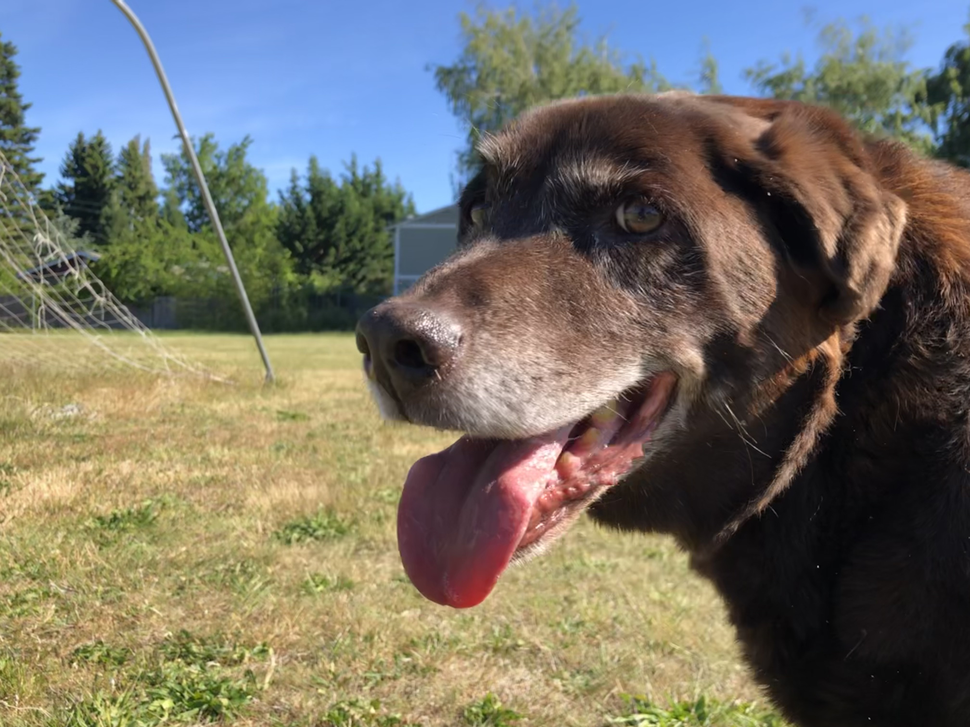
#> input picture images/willy_ground_truth.png, 970 x 727 px, shrunk from 4032 x 3024 before the run
$ python main.py
#> lines starting #> are read from the running program, lines starting #| are printed output that depends on the picture; long printed decimals are rounded
### classes/image.py
import cv2
import numpy as np

#demo designed for images in the RGB color space
class Image:
    #constructor
    def __init__(self, imagepath):
        #a cv2 image object for the image
#> called with imagepath = 'images/willy_ground_truth.png'
        self.image = cv2.imread(imagepath)
#> self.image is the input picture: shape (727, 970, 3); mean B, G, R 103, 113.8, 117.6

        #an array representation of the array
        self.image_array = self.create_image_array()

        #set to 3 by default b/c demo is designed for RGB
        self.channels = 3

        #3D array containing the windows/patches of the image
        self.windows = self.extract_windows()

    #converts color space and creates an array version of the image
    def create_image_array(self):
        # Convert BGR to RGB (if needed)
        rgb_image = cv2.cvtColor(self.image, cv2.COLOR_BGR2RGB)

        # Convert the cv2 image instance to a NumPy array
        return np.array(rgb_image)

    #extracts 4 regions from image and stores them in windows
    def extract_windows(self):
        # Get the height and width of the image
        height, width = self.image.shape[:2]
#> height = 727; width = 970

        #define window size
        window_width = int(np.ceil(width / 2))
#> window_width = 485
        window_height = int(np.ceil(height / 2))
#> window_height = 364

        #pad image w/ 0's to be able to split image into 4 (window_height x window_width) regions
        pad_x = (2*window_width - width)
#> pad_x = 0
        pad_y = (2*window_height - height)
#> pad_y = 1
        padded_image = np.pad(self.image_array, ((0, pad_y), (0, pad_x), (0, 0)), mode='constant', constant_values=0)

        #fetch dimensions of padded image
        padded_height, padded_width = padded_image.shape[:2]
#> padded_height = 728; padded_width = 970

        # Initialize the windows array
        windows = np.empty((4, window_height, window_width, 3))

        curr_window = 0
        for y in range(0, padded_height, window_height):
            for x in range(0, padded_width, window_width):
                windows[curr_window] = padded_image[y:y+window_height, x:x+window_width]
                curr_window += 1
#> after the loop, curr_window = 4
#> call 2 of __init__, with imagepath = 'images/willy_pixelated.png'
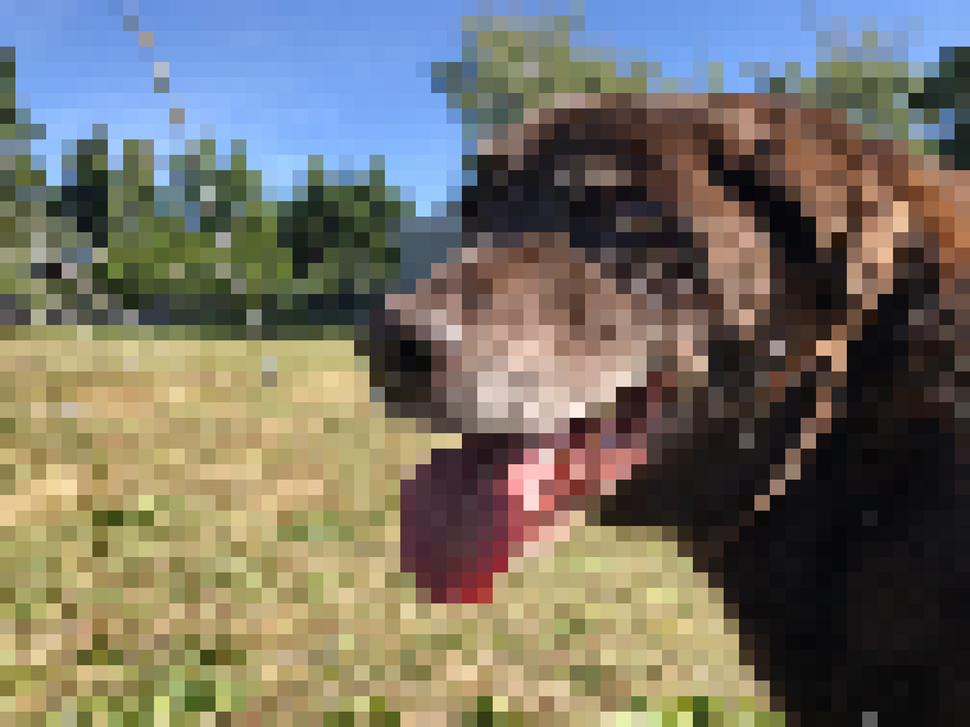
#> input picture images/willy_pixelated.png, 970 x 727 px, shrunk from 4032 x 3024 before the run
#> in __init__, self.image is the input picture: shape (727, 970, 3); mean B, G, R 103.1, 113.9, 117.7

        return windows

    #for testing
    def save_windows(self, name):
#> called with name = 'ground_truth'
        window_num = 0
        for window in self.windows:
            #convert to uint8
            window_8bit = window.astype(np.uint8)
            cv2.imwrite(f"windows/{name}_window{window_num+1}.png", cv2.cvtColor(window_8bit, cv2.COLOR_RGB2BGR))
            window_num += 1
#> this loop made 4 passes
#> pass 1, in save_windows, `cv2.imwrite(f"windows/{name}_window{window_num+1}.png", cv2.cvtColor(w..`:
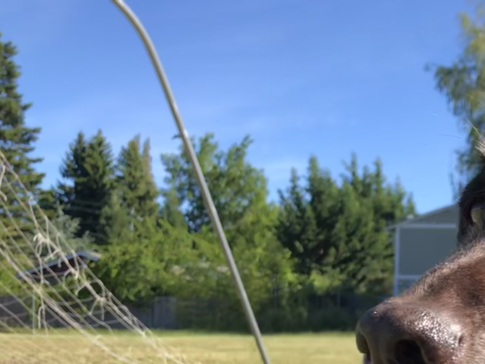
#> saved as ground_truth_window1.png: shape (364, 485, 3); mean B, G, R 149, 131.1, 109
#> after the loop:
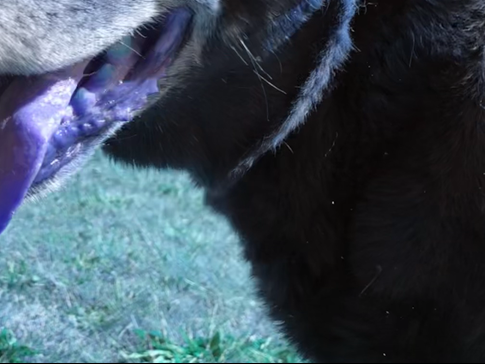
#> window_8bit: shape (364, 485, 3); mean of channels 0, 1, 2 90.1, 77.5, 62.4; drawn as B, G, R
#> after the loop, window_num = 4
#> call 2 of save_windows, with name = 'regenerated'
#> the loop in save_windows (call 2), `for window in self.windows:` made 4 passes
#> pass 1, in save_windows (call 2), `window_8bit = window.astype(np.uint8)`:
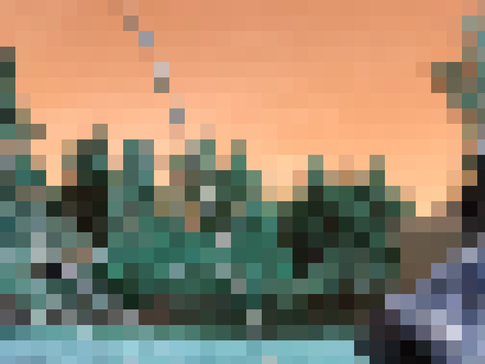
#> window_8bit: shape (364, 485, 3); mean of channels 0, 1, 2 108.9, 130.9, 148.7; drawn as B, G, R
#> pass 1, in save_windows (call 2), `cv2.imwrite(f"windows/{name}_window{window_num+1}.png", cv2.cvtColor(w..`:
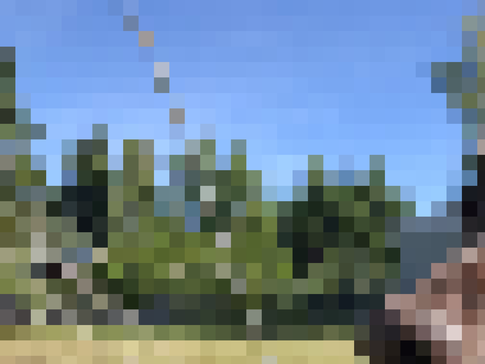
#> saved as regenerated_window1.png: shape (364, 485, 3); mean B, G, R 148.7, 130.9, 108.9
#> pass 2, in save_windows (call 2), `cv2.imwrite(f"windows/{name}_window{window_num+1}.png", cv2.cvtColor(w..`:
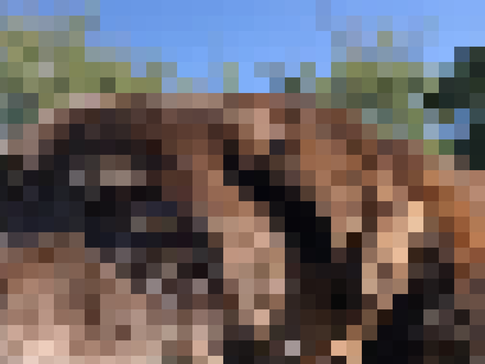
#> saved as regenerated_window2.png: shape (364, 485, 3); mean B, G, R 97.8, 96.2, 103.7
#> after the loop in save_windows (call 2), `for window in self.windows:`:
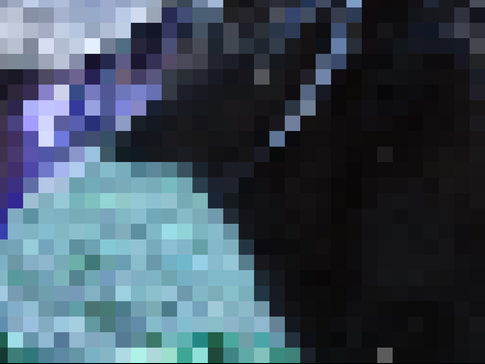
#> window_8bit: shape (364, 485, 3); mean of channels 0, 1, 2 90, 77.4, 62.4; drawn as B, G, R

### classes/ssim.py
from classes.image import Image
import numpy as np

class SSIM:
    # constructor
    def __init__(self, alpha=1, beta=1, gamma=1, K1=0.01, K2=0.03):
        self.alpha = alpha
        self.beta = beta
        self.gamma = gamma

        # since demo is for RGB images, L = 255
        self.C1 = (K1 * 255) ** 2
        self.C2 = (K2 * 255) ** 2
        self.C3 = self.C2 / 2

        self.ssim_map = np.zeros((2,2))

    # designed for images split into 4 windows
    def MSSIM(self, gt_hr, regen_hr):
        ssim_sum = 0.0

        # compute SSIM for each window of the input signals
        for i in range(4):
            window_SSIM = self.SSIM(gt_hr.windows[i], regen_hr.windows[i])
            ssim_sum += window_SSIM

            #fetching indeces of the SSIM map
            map_y = 1 if i > 1 else 0
            map_x = 1 if i % 2 != 0 else 0

            self.ssim_map[map_y, map_x] = window_SSIM
#> this loop made 4 passes
#> (window_SSIM, ssim_sum) on passes 1 to 4: (0.888, 0.888), (0.909, 1.8), (0.74, 2.54), (0.941, 3.48)
#> after the loop, self.ssim_map = [[0.888, 0.909], [0.74, 0.941]]; ssim_sum = 3.48

        self.mssim_val = (ssim_sum / 4)
#> self.mssim_val = 0.869

    def SSIM(self, gt_window, regen_window):
        ssim_sum = 0.0

        # calculate per channel average SSIM
        for i in range(3):
            ssim_sum += self.per_channel_SSIM(gt_window[:, :, i], regen_window[:, :, i])

        return ssim_sum / 3

    def per_channel_SSIM(self, gt_window_channel, regen_window_channel):
        luminance_comp = self.l(gt_window_channel, regen_window_channel)
        contrast_comp = self.c(gt_window_channel, regen_window_channel)
        structural_comp = self.s(gt_window_channel, regen_window_channel)

        return (luminance_comp ** self.alpha) * (contrast_comp ** self.beta) * (structural_comp ** self.gamma)

    def l(self, gt_window_channel, regen_window_channel):
        mu_x = np.mean(gt_window_channel)
        mu_y = np.mean(regen_window_channel)

        return (2*mu_x*mu_y + self.C1)/(mu_x**2 + mu_y**2 + self.C1)

    def c(self, gt_window_channel, regen_window_channel):
        sigma_x = np.std(gt_window_channel)
        sigma_y = np.std(regen_window_channel)

        return (2*sigma_x*sigma_y + self.C2)/(sigma_x**2 + sigma_y**2 + self.C2)

    def s(self, gt_window_channel, regen_window_channel):
        sigma_x = np.std(gt_window_channel)
        sigma_y = np.std(regen_window_channel)
        sigma_xy = self.calculate_sigma_xy(gt_window_channel, regen_window_channel)

        return (sigma_xy + self.C3)/(sigma_x*sigma_y + self.C3)

    def calculate_sigma_xy(self, gt_window_channel, regen_window_channel):
        #define width and height
        height, width = gt_window_channel.shape

        #define mean for each image
        mu_x = np.mean(gt_window_channel)
        mu_y = np.mean(regen_window_channel)

        sum = 0.0
        for i in range(height):
            for j in range(width):
                sum += (gt_window_channel[i,j] - mu_x)*(regen_window_channel[i,j] - mu_y)

        return sum / (width*height - 1)


### main.py
from classes.image import Image
from classes.ssim import SSIM

if __name__ == "__main__":
    #define input signals (i.e. the images to compare)
    ground_truth = Image("images/willy_ground_truth.png")
    regenerated = Image("images/willy_pixelated.png")

    #save windows (not necessary but helps with visualizing regions being compared)
    ground_truth.save_windows("ground_truth")
    regenerated.save_windows("regenerated")

    #define and calculate MSSIM
    ssim = SSIM()
    ssim.MSSIM(ground_truth, regenerated)

    #display results
    print("")
    print(f"MSSIM: {ssim.mssim_val}")
#| MSSIM: 0.8695
    print("")
    print("SSIM map:")
    print(" ----------------------------------------")
    print(f"|{ssim.ssim_map[0,0]} | {ssim.ssim_map[0,1]}|")
#| |0.8884 | 0.9091|
    print(" ----------------------------------------")
    print(f"|{ssim.ssim_map[1,0]} | {ssim.ssim_map[1,1]}|")
#| |0.7399 | 0.9405|
    print("-----------------------------------------")
